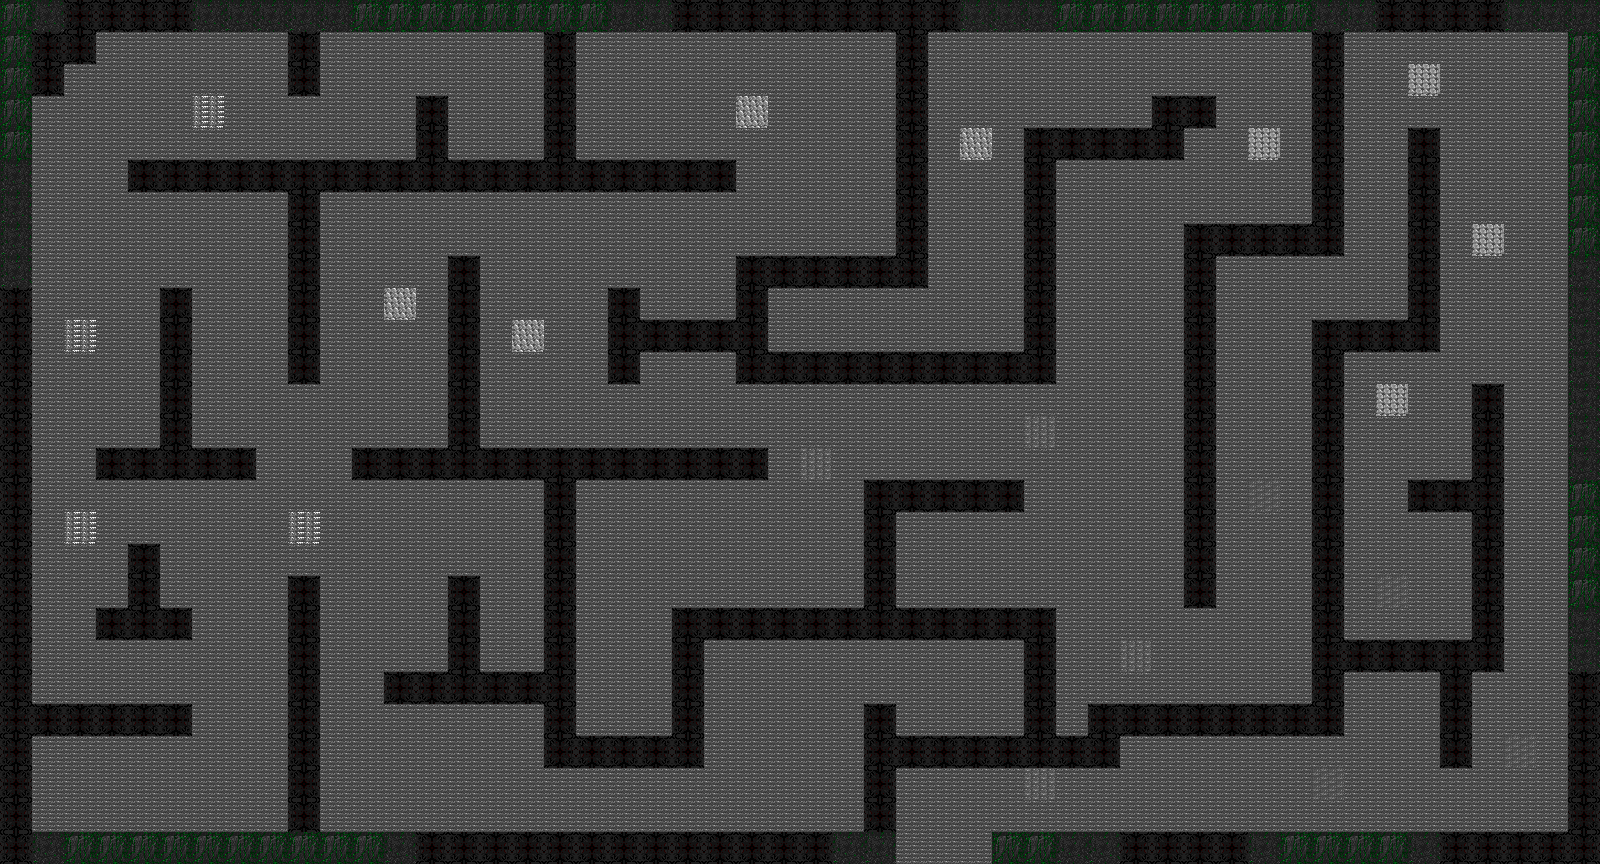

Tiled map render using the project's own tile images. Description and the map definition, with tile-layer contents summarised, below:
An orthogonal 50x27 tile map with 32x32 px tiles, 4 tile layers (Obstacle, Sol, Arrivee, Piege).

<map version="1.9" tiledversion="1.9.2" orientation="orthogonal" renderorder="right-down" width="50" height="27" tilewidth="32" tileheight="32" infinite="0" nextlayerid="5" nextobjectid="1">
 <tileset firstgid="1" source="Map.tsx" />
 <layer id="1" name="Obstacle" width="50" height="27">
  <data>[1350 cells, 401 non-empty, 3 distinct tile ids]</data>
 </layer>
 <layer id="2" name="Sol" width="50" height="27">
  <data>[1350 cells, 923 non-empty, 1 distinct tile ids]</data>
 </layer>
 <layer id="4" name="Arrivee" width="50" height="27">
  <data>[1350 cells, 3 non-empty, 1 distinct tile ids]</data>
 </layer>
 <layer id="3" name="Piege" width="50" height="27">
  <data>[1350 cells, 23 non-empty, 6 distinct tile ids]</data>
 </layer>
</map>
